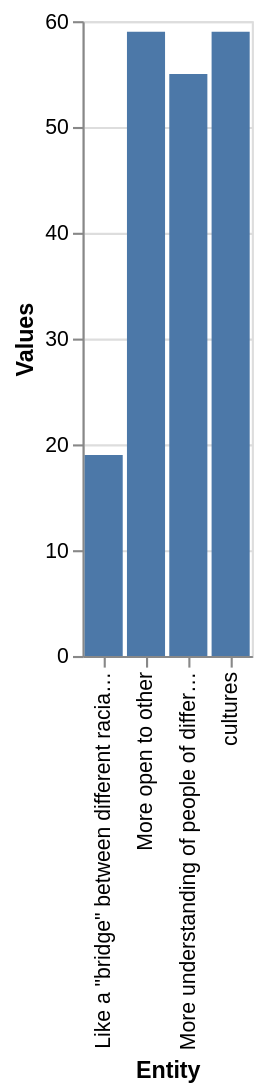

This figure's Vega-Lite source:
### Vega-Lite specification from a JSON file in a GitHub repository (floating-point values rounded to 4 significant figures)
{"$schema": "https://vega.github.io/schema/vega-lite/v5.json", "description": "Bar chart auto-generated from CSV", "data": {"values": [{"Entity": "Like a \"bridge\" between different racial groups", "Values": 19.0}, {"Entity": "More understanding of people of different racial backgrounds", "Values": 55.0}, {"Entity": "cultures", "Values": 59.0}, {"Entity": "More open to other", "Values": 59.0}]}, "mark": "bar", "encoding": {"x": {"field": "Entity", "type": "ordinal"}, "y": {"field": "Values", "type": "quantitative"}}}
